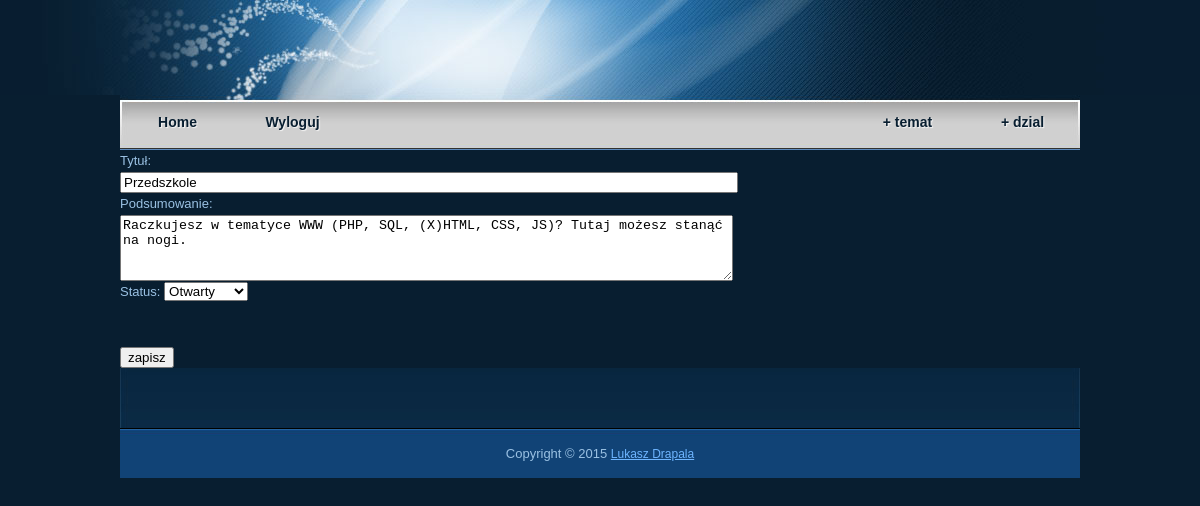
Page /section/edit.php?sectionId=1 (signed in) on the committed database.
### tables this page shows
CREATE TABLE IF NOT EXISTS `sections` (
`id` int(11) NOT NULL,
  `last_topic_id` int(11) DEFAULT NULL,
  `user_id` int(11) NOT NULL,
  `name` varchar(255) NOT NULL,
  `description` tinytext,
  `amount_topics` smallint(6) DEFAULT '0',
  `is_closed` tinyint(4) NOT NULL DEFAULT '0',
  `created_on` timestamp NOT NULL DEFAULT CURRENT_TIMESTAMP ON UPDATE CURRENT_TIMESTAMP
);

### section/edit.php (called while the page is built, shortened)
<?php
require_once '/../library/Repository/SectionRepository.php';
$sectionId = isset($_GET["sectionId"]) ? (int) $_GET["sectionId"] : 0;
$sectionRepository = new SectionRepository();
$section = $sectionRepository->findById($sectionId);
include '/../library/Layout/Header.php';
include '_form.php';
include '/../library/Layout/Footer.php';

### library/DatabaseConnection.php (called while the page is built, shortened)
<?php
class DatabaseConnection
{
    private static $connection;
    public static function connect()
    {
        if (self::$connection) {
            return self::$connection;
        }
        $servername = "localhost";
        $username = "root";
        $password = "";
        $dbName = "forum";
        $charset = "utf8";
        $conn = new \mysqli($servername, $username, $password, $dbName);
        $conn->set_charset($charset);
        self::$connection = $conn;
        return $conn;
    }
}

### library/Repository/Repository.php (called while the page is built, shortened)
<?php
require_once '/../DatabaseConnection.php';
class Repository
{
    private $dbConnection;
    public function __construct()
    {
        $this->dbConnection = DatabaseConnection::connect();
    }
    public function fetchOne($sql)
    {
        $result = $this->query($sql);
        if ($result) {
            return $result->fetch_assoc();
        }
        return null;
    }
    private function query($sql)
    {
        $result = $this->dbConnection->query($sql);
        return $result;
    }
    protected function escapeString($string)
    {
        return $this->dbConnection->real_escape_string($string);
    }
}

### library/Repository/SectionRepository.php (called while the page is built, shortened)
<?php
require_once 'Repository.php';
require_once 'TopicRepository.php';
require_once '/../Entity/User.php';
require_once '/../Entity/Topic.php';
require_once '/../Entity/Section.php';
class SectionRepository extends Repository
{
    public function findById($sectionId)
    {
        $sql = "SELECT s.id AS s_id, s.name AS s_name, s.description AS s_description, s.amount_topics AS s_amount_topics, s.is_closed AS s_is_closed, s.created_on AS s_created_on, ";
        $sql .= "u.id AS u_id, u.username AS u_username, u.email AS u_email, u.amount_posts AS u_amount_posts, ";
        $sql .= "t.id AS t_id, t.name AS t_name ";
        $sql .= "FROM sections s ";
        $sql .= "INNER JOIN users u on s.user_id = u.id ";
        $sql .= "LEFT JOIN topics t on t.id = s.last_topic_id ";
        $sql .= "WHERE s.id = " . $this->escapeString($sectionId);
        $row = $this->fetchOne($sql);
        $user = new User();
        $user->setId($row["u_id"]);
        $user->setUsername($row["u_username"]);
        $user->setEmail($row["u_email"]);
        $user->setAmountPosts($row["u_amount_posts"]);
        $isClosed = ($row["s_is_closed"] == "0") ? false : true;
        $section = new Section();
        $section->setId($row["s_id"]);
        $section->setName($row["s_name"]);
        $section->setDescription($row["s_description"]);
        $section->setAmountTopics($row["s_amount_topics"]);
        $section->setIsClosed($isClosed);
        $section->setCreatedOn(new \DateTime($row['s_created_on']));
        $section->setUser($user);
        if ($row['t_id']) {
            $topic = new Topic();
            $topic->setId($row['t_id']);
            $topic->setName($row['t_name']);
            $section->setLastTopic($topic);
        }
        return $section;
    }
}

### library/Entity/User.php (called while the page is built, shortened)
<?php
class User
{
    public function setId($id)
    {
        return $this;
    }
    public function setUsername($username)
    {
        return $this;
    }
    public function setAmountPosts($amountPosts)
    {
        return $this;
    }
    public function setEmail($email)
    {
        return $this;
    }
}

### library/Entity/Section.php (called while the page is built, shortened)
<?php
require_once 'User.php';
require_once 'Topic.php';
class Section
{
    private $name;
    private $description;
    private $isClosed;
    public function getName()
    {
        return $this->name;
    }
    public function getDescription()
    {
        return $this->description;
    }
    public function isClosed()
    {
        return $this->isClosed;
    }
    public function setId($id)
    {
        return $this;
    }
    public function setName($name)
    {
        $this->name = $name;
        return $this;
    }
    public function setDescription($description)
    {
        $this->description = $description;
        return $this;
    }
    public function setAmountTopics($amountTopics)
    {
        return $this;
    }
    public function setIsClosed($isClosed)
    {
        $this->isClosed = $isClosed;
        return $this;
    }
    public function setCreatedOn(\DateTime $createdOn)
    {
        return $this;
    }
    public function setLastTopic(Topic $lastTopic = null)
    {
        return $this;
    }
    public function setUser(User $user)
    {
        return $this;
    }
}

### library/Entity/Topic.php (called while the page is built, shortened)
<?php
require_once 'Section.php';
require_once 'User.php';
class Topic
{
    public function setId($id)
    {
        return $this;
    }
    public function setName($name)
    {
        return $this;
    }
}

### section/_form.php (the view, shortened to what this page needs)
<form method="POST">
    <div>
        <label>Tytuł:</label><br/>
        <input type="text" name="s_name" value="<?php echo $section->getName() ?>" maxlength="255" style="width:610px" />
    </div>
    <div>
        <label>Podsumowanie:</label><br/>
        <textarea name="s_description" rows="4" cols="74" ><?php echo $section->getDescription() ?></textarea>
    </div>
    <div>
        <label>Status:</label>
        <select name="s_is_closed">
            <option value="0" <?php echo ($section->isClosed() === false)? 'selected="selected"' : ""; ?>>Otwarty</option>
        </select>
    </div>
    <br /><br />
    <input type="submit" value="zapisz" />
</form>

### library/Layout/style.css (style rules this page uses)
body { margin: 0; padding: 0; color: #9ac1e3; font-family: Tahoma, Geneva, sans-serif; font-size: 13px; line-height: 1.7em; background-color: #081e30; background-image: url(images/forum_body.jpg); background-repeat: no-repeat; background-position: top center }

### rows in the picture
sections: s_name "Przedszkole", s_description "Raczkujesz w tematyce WWW (PHP, SQL, (X)HTML, CSS, JS)? Tutaj możesz stanąć na nogi.", s_is_closed "Otwarty"
